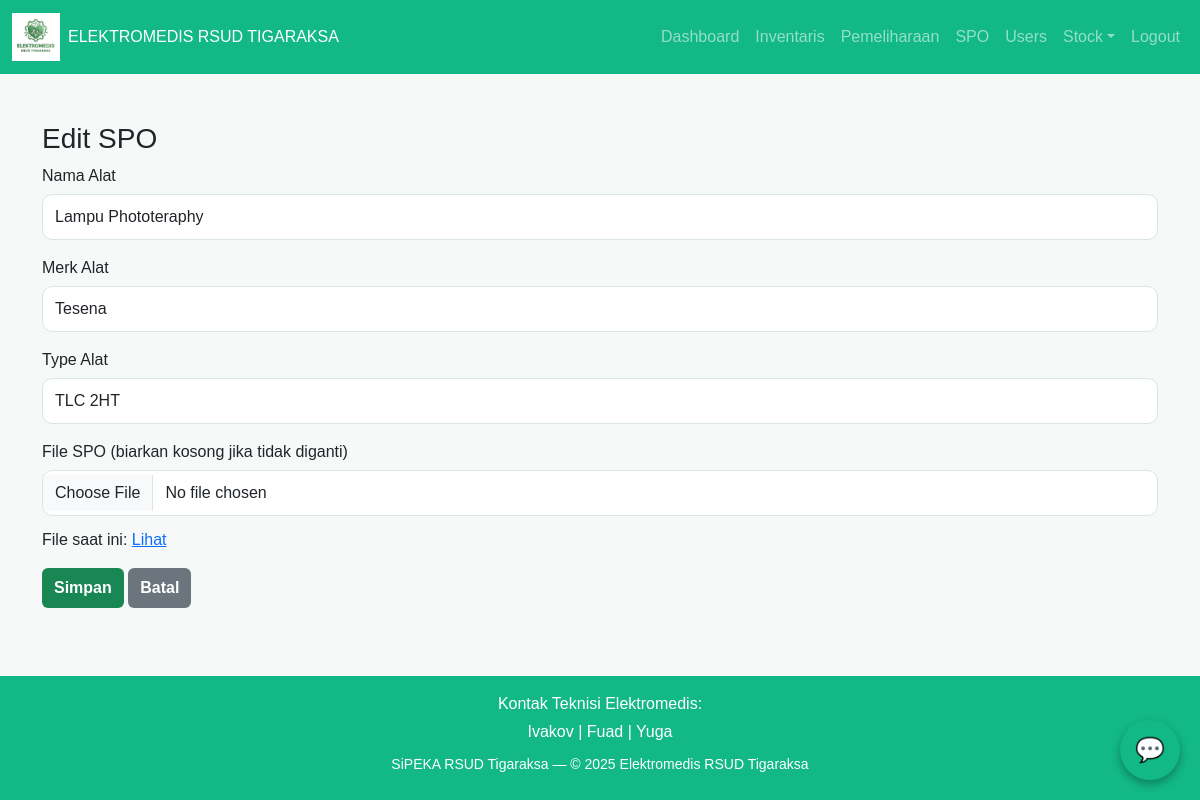
The page /admin/spo/14/edit (signed in) on the database its author committed.
### tables this page shows
CREATE TABLE spo (
        id INTEGER PRIMARY KEY AUTOINCREMENT,
        alat_nama TEXT NOT NULL,
        alat_merk TEXT,
        alat_tipe TEXT,
        file_path TEXT
    );

### app.py (the view)
@app.get("/admin/spo/<int:sid>/edit")
def admin_spo_edit(sid):
    if not session.get("user") or session["user"]["role"] != "admin":
        return abort(403)
    with db() as conn:
        spo_item = conn.execute("SELECT * FROM spo WHERE id=?", (sid,)).fetchone()
    if not spo_item:
        return abort(404)
    return render_template("admin_spo_edit.html",
                           spo_item=spo_item,
                           BRAND=BRAND,
                           user=session.get("user"))

### app.py (called while the page is built)
@app.context_processor
def inject_user():
    if 'user' in session:
        return {'user': session['user']}
    return {'user': None}

def db():
    conn = sqlite3.connect(DB_PATH)
    conn.row_factory = sqlite3.Row
    return conn

### templates/admin_spo_edit.html
{% extends "base.html" %}
{% block content %}
<div class="container mt-4">
    <h3>Edit SPO</h3>
    <form method="post" enctype="multipart/form-data">
        <div class="mb-3">
            <label>Nama Alat</label>
            <input type="text" name="alat_nama" class="form-control" value="{{ spo_item['alat_nama'] }}" required>
        </div>
        <div class="mb-3">
            <label>Merk Alat</label>
            <input type="text" name="alat_merk" class="form-control" value="{{ spo_item['alat_merk'] }}">
        </div>
        <div class="mb-3">
            <label>Type Alat</label>
            <input type="text" name="alat_tipe" class="form-control" value="{{ spo_item['alat_tipe'] }}">
        </div>
        <div class="mb-3">
            <label>File SPO (biarkan kosong jika tidak diganti)</label>
            <input type="file" name="spo_file" class="form-control">
            {% if spo_item['file_path'] %}
                <p>File saat ini: <a href="{{ url_for('static', filename=spo_item['file_path']) }}" target="_blank">Lihat</a></p>
            {% endif %}
        </div>
        <button type="submit" class="btn btn-success">Simpan</button>
        <a href="{{ url_for('admin_spo') }}" class="btn btn-secondary">Batal</a>
    </form>
</div>
{% endblock %}

### static/css/style.css (style rules this page uses)
:root { --brand-primary: #2e7d32; --brand-secondary: #4caf50; --brand-dark: #0B5C49; }
body { background-color: #f6f9f8; font-family: Arial, sans-serif; }
.btn { padding: 8px 12px; border-radius: 6px; border: none; cursor: pointer; font-weight: 600; }
input[type=text],input[type=password],input[type=date],input[type=number], textarea,select,input[type=file] { width:100%; padding:10px 12px; border:1px solid #dbe6e1; border-radius:10px; margin-top:6px; margin-bottom:12px; }

### templates/base.html (style rules this page uses)
body { display: flex; flex-direction: column; min-height: 100vh; }

### rows shown on the page
spo: alat_nama "Lampu Phototeraphy", alat_merk "Tesena", alat_tipe "TLC 2HT"
